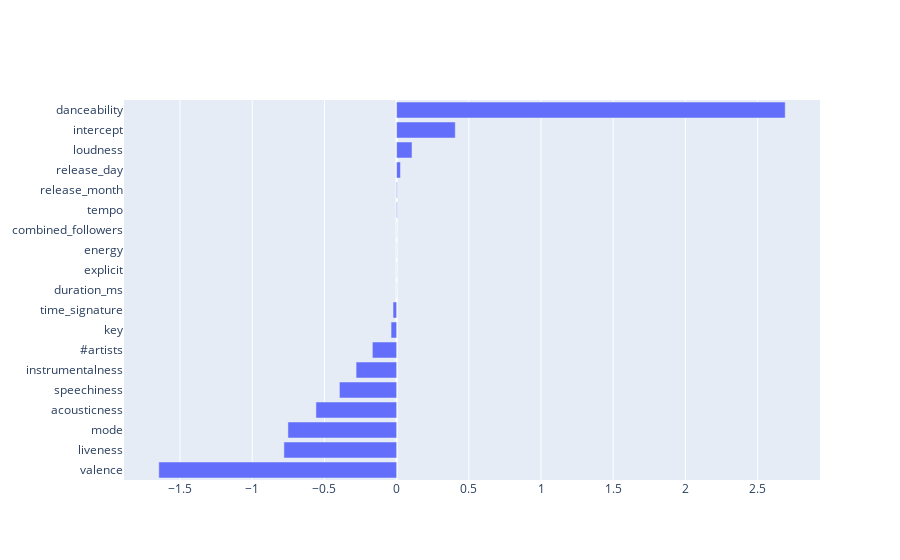

The notebook cell this image was saved under:
### Code cell
#Unscaled - Balancing through SMOTEENN
Lclf_us_SMOTE = LogisticClassifier(Xtrain, Xvalidate, Xtest, ytrain, yvalidate, ytest, scale= False, balancing="SMOTE")

### Figure 1 — Plotly figure (JSON) as saved in the notebook; plotly's stock layout.template omitted (floating-point values rounded to 4 significant figures)
{"data": [{"orientation": "h", "type": "bar", "x": [-6.191e-07, 0, 2.691, 0, -0.0384, 0.1064, -0.7528, -0.3961, -0.5587, -0.2806, -0.7806, -1.647, 0.00389, -0.02484, -0.168, 1.65e-07, 0.004011, 0.02663, 0.4062], "y": ["duration_ms", "explicit", "danceability", "energy", "key", "loudness", "mode", "speechiness", "acousticness", "instrumentalness", "liveness", "valence", "tempo", "time_signature", "#artists", "combined_followers", "release_month", "release_day", "intercept"]}], "layout": {"yaxis": {"categoryorder": "total ascending"}}}
